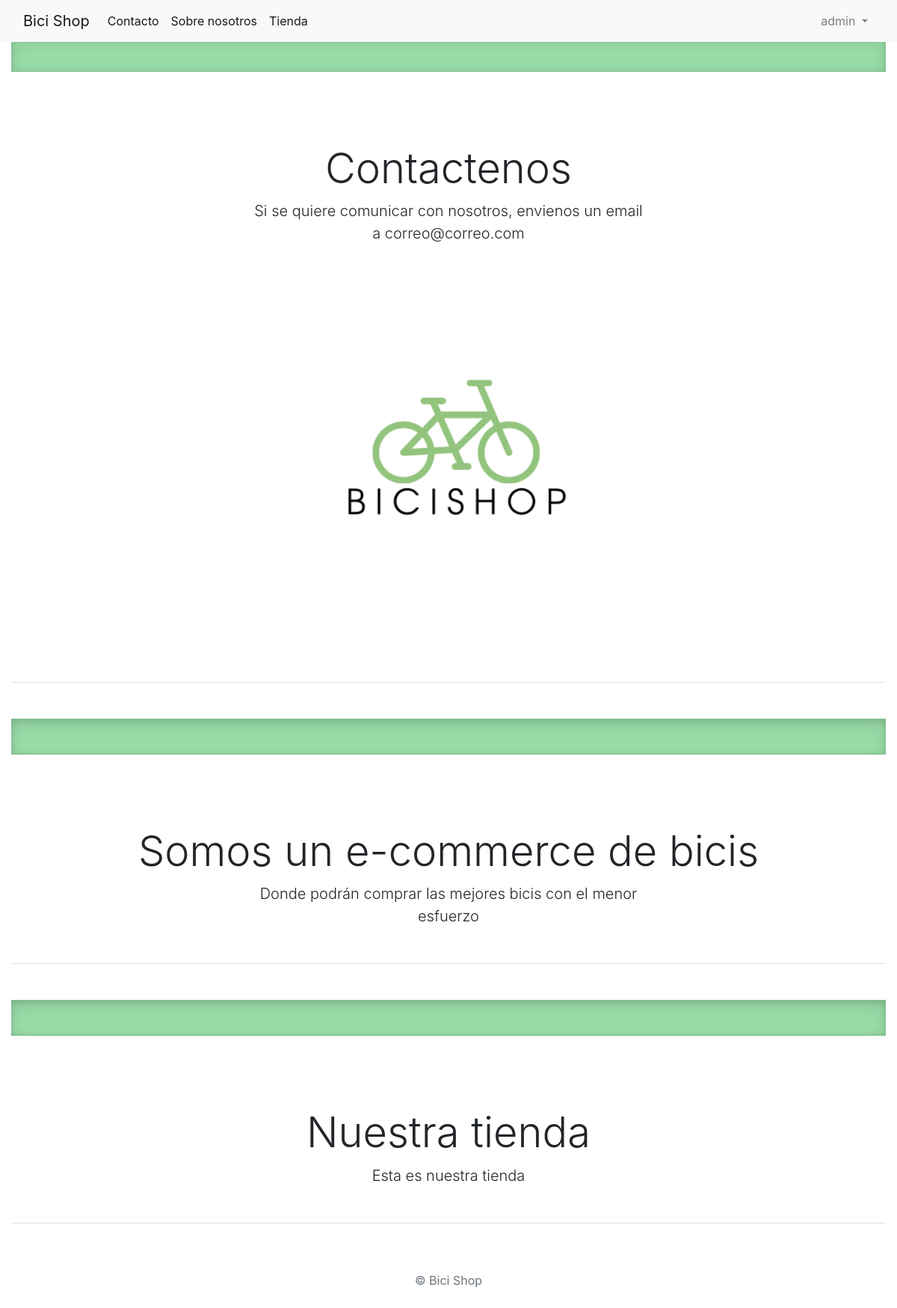
The app's page / (signed in) with its own data.
### LandingPage/models.py (models this page shows)
class Empresa(models.Model):
    nombre = models.CharField(max_length=255)
    cuit = models.CharField(max_length=255)
    email = models.EmailField(max_length=100)
    telefono = models.CharField(max_length=50)
    direccion = models.CharField(max_length=255)

class Secciones(models.Model):
    nombre = models.CharField(max_length=40)
    titulo = models.CharField(max_length=255)
    sub_titulo = models.TextField()
    descripcion = models.TextField()
    imagen = models.ImageField('Foto', upload_to= "fotos" )
    pagina = models.ForeignKey(
        Pagina, on_delete=models.CASCADE, related_name='secciones'
    )
    redirect_to = models.CharField(
        max_length=255
    )

### Usuarios/models.py (models this page shows)
class User(AbstractUser):
    es_vendedor  = models.BooleanField(default=False)
    es_comprador = models.BooleanField(default=True)
    class Meta:
        db_table = "auth_user"

### LandingPage/views.py (the view)
# urls.py: path('', LandingPage.as_view(),  name='landing_page'),
class LandingPage(TemplateView):
    template_name = 'landing_page.html'
    def get_context_data(self, **kwargs):
        context = super().get_context_data(**kwargs)
        pagina = Pagina.objects.filter(tipo='LANDING_PAGE').last()
        context['pagina'] = pagina
        context['empresa'] = Empresa.objects.last()
        return context

### Tienda/context_processor.py (called while the page is built)
def total_carrito(request):
    total = 0
    if request.user.is_authenticated:
        if 'carro' in request.session:
            for key, value in request.session["carrito"].itemns():
                total += int(value["acumulado"])
    return {"total_carrito":total}

### templates/landing_page.html (shortened to what this page needs)
<!DOCTYPE html>
<html>
<head>
    <link rel="stylesheet" href="https://stackpath.bootstrapcdn.com/bootstrap/4.1.3/css/bootstrap.min.css">
    <link rel="stylesheet" href="https://use.fontawesome.com/releases/v5.6.1/css/all.css">
</head>
<body>
    <div class="container-fluid">
        <nav class="navbar navbar-expand-lg navbar-light bg-light fixed-top">
            <div class="container-fluid">
                <a class="navbar-brand" href="#">{{ empresa.nombre }}</a>
                <div class="collapse navbar-collapse" id="navbarSupportedContent">
                    <ul class="navbar-nav mr-auto">
                        {% for seccion in pagina.secciones.all %}
                        <li class="nav-item">
                            {% if seccion.redirect_to %}
                            <a class="nav-link active" aria-current="page" href="{% url seccion.redirect_to %}">{{seccion.nombre}}</a> {% else %}
                            <a class="nav-link active" aria-current="page" href="#seccion-{{ seccion.id }}">{{seccion.nombre}}</a> {% endif %}
                        </li>
                        {% endfor %}
                    </ul>
                    {% if request.user.is_authenticated %}
                    <ul class="navbar-nav my-2 my-lg-0">
                        <li class="nav-item dropdown">
                            <a class="nav-link dropdown-toggle" href="#" id="navbarDropdown" role="button" data-toggle="dropdown" aria-haspopup="true" aria-expanded="false">
							{{request.user.username}}
						</a>
                        </li>
                    </ul>
                    {% endif %}
                </div>
            </div>
        </nav>
        {% for seccion in pagina.secciones.all %}
        <div class="b-example-divider"></div>
        <div class="px-4 pt-5 my-5 text-center border-bottom white-background" id="seccion-{{ seccion.id }}">
            <h1 class="display-4 fw-bold">{{ seccion.titulo }}</h1>
            <div class="col-lg-6 mx-auto">
                <p class="lead mb-4">{{ seccion.descripcion }}</p>
            </div>
            <div class="card-producto-imagen"><img src="{{seccion.imagen.url}}" alt="{{imagen.imagen}}" class="card-img-top img-fluid"></img>
            </div>
        </div>
        {% endfor %}
        <footer class="py-3 my-4">
            <p class="text-center text-muted">&copy; {{ empresa.nombre }}</p>
        </footer>
    </div>
</body>
</html>

### templates/landing_page.html (style rules this page uses)
body, html { margin: 0; padding: 0; height: 100%; }
.white-background { background-color: white; }
.b-example-divider { height: 3rem; background: #99DEA9; border: solid rgba(0, 0, 0, .15); border-width: 1px 0; box-shadow: inset 0 .5em 1.5em rgba(0, 0, 0, .1), inset 0 .125em .5em rgba(0, 0, 0, .15); }
.card-producto-imagen { display: block; margin-left: auto; margin-right: auto; width: 50%; }

### records on screen
Empresa: nombre "Bici Shop"
Secciones: nombre "Contacto", titulo "Contactenos", descripcion "Si se quiere comunicar con nosotros, envienos un email a correo@correo.com", imagen (picture)
Secciones: nombre "Sobre nosotros", titulo "Somos un e-commerce de bicis", descripcion "Donde podrán comprar las mejores bicis con el menor esfuerzo"
Secciones: nombre "Tienda", titulo "Nuestra tienda", descripcion "Esta es nuestra tienda"

### other values on screen
{{ request.user.username }} "admin"
